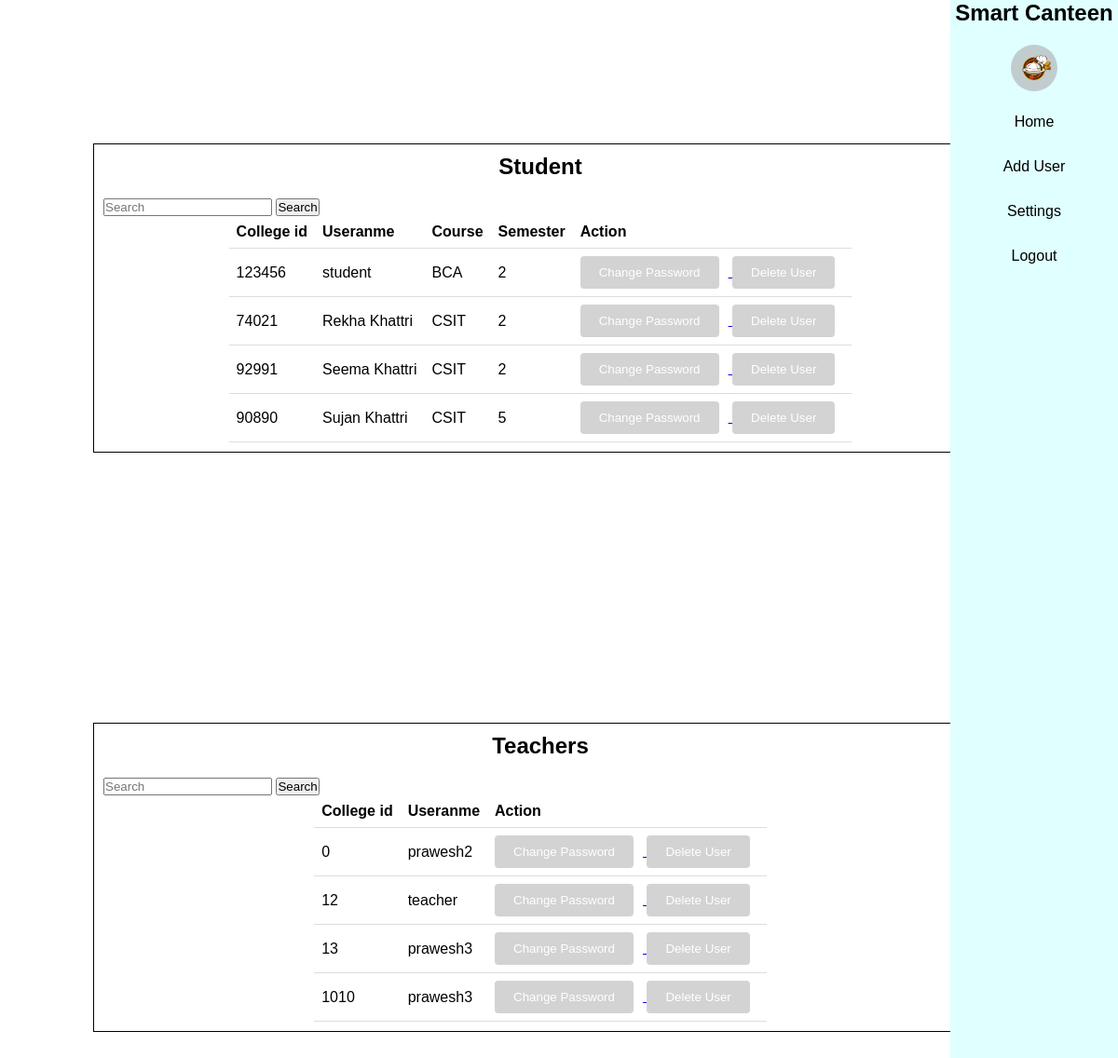
Before: /list_users with the older database file.
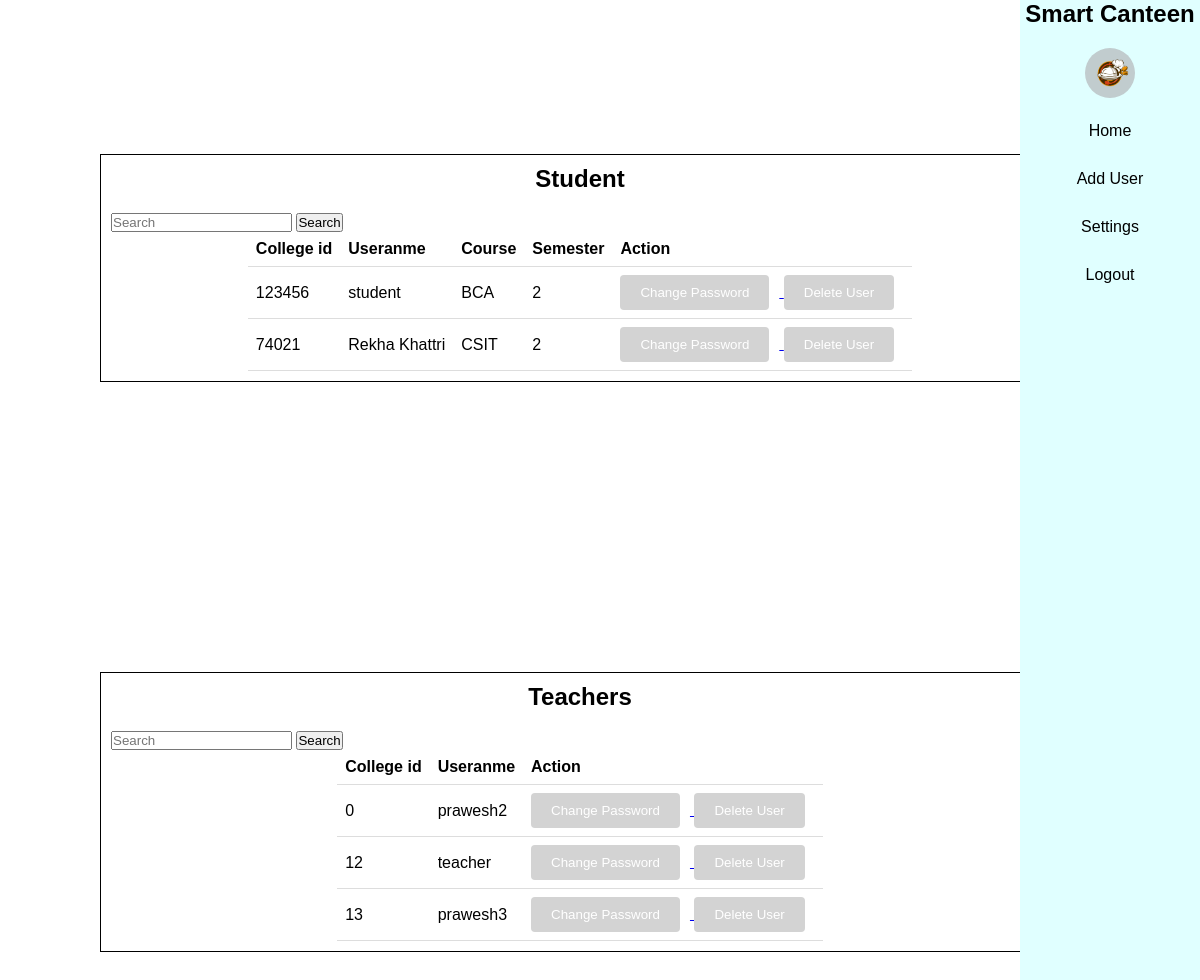
After: the same page with the newer database file.
### base/models.py (models this page shows, shortened)
class Student(models.Model):
    user = models.OneToOneField(CustomUser, on_delete=models.CASCADE)
    semester = models.IntegerField(choices=SEMESTER_CHOICES)
    course = models.ForeignKey(Course, on_delete=models.CASCADE)
    user_type = models.CharField(max_length=100, default="Student")
    class Meta:
        verbose_name = "Student"
        verbose_name_plural = "Students"

class CustomUser(AbstractUser):
    username = models.CharField(max_length=100)
    is_verified = models.BooleanField(default=False)
    college_id = models.IntegerField( unique=True)
    USERNAME_FIELD = (
        "college_id"
    )
    REQUIRED_FIELDS = [
        "username"
    ]
    class Meta:
        ordering = ["college_id"]

class Course(models.Model):
    name = models.CharField(max_length=100, unique=True)
    def __str__(self):
        return self.name

class Administration(models.Model):
    USER_TYPE_CHOICES = (
        ("Admin", "Admin"),
        ("Teacher", "Teacher"),
        ("Staff", "Staff"),
    )
    user = models.OneToOneField(CustomUser, on_delete=models.CASCADE)
    user_type = models.CharField(max_length=100, choices=USER_TYPE_CHOICES)
    class Meta:
        verbose_name = "Administration"
        verbose_name_plural = "Administration"

### base/views.py (the view)
# urls.py: path("list_users", list_users, name="list_users"),
def list_users(request):
    students = Student.objects.all().order_by("user__college_id")[:9]
    teachers = Administration.objects.filter(user_type="Teacher").order_by(
        "user__college_id"
    )[:7]
    students = Student.objects.all()
    courses = Course.objects.all()
    teacher_query = request.GET.get("search_teacher", "")
    student_query = request.GET.get("search_student", "")
    if teacher_query:
        teachers = Administration.objects.filter(user_type="Teacher").filter(
            Q(user__college_id__icontains=teacher_query)
            | Q(user__username__icontains=teacher_query)
        )
    if student_query:
        students = Student.objects.filter(
            Q(user__college_id__icontains=student_query)
            | Q(user__username__icontains=student_query)
        )
    courses = Course.objects.all()
    context = {"students": students, "teachers": teachers, "courses": courses}
    return render(request, "dashboards/admin/users_list.html", context)

### base/templates/dashboards/admin/users_list.html (shortened to what this page needs)
<!DOCTYPE html>
{% load static %}
<html>
<head>
    <link rel="stylesheet" type="text/css" href="{% static 'styles/styles.css'%}">
</head>
<body>
    <div class="main">
        <div class="navbar">
            <nav>
                <ul>
                    <li id="brand">
                        <div id="brand">
                            <h2>
                                Smart Canteen
                            </h2>
                            <img id="logo" src="{%static 'images/icons/image.png'%}" alt="">
                        </div>
                    </li>
                    <li><a href="{% url 'canteen_admin' %}">Home</a></li>
                    <li><a href="{% url 'add_users'%}">Add User</a></li>
                    <li><a href="admin.html">Settings</a></li>
                    <li><a href="{% url 'logout' %}">Logout</a></li>
                </ul>
            </nav>
        </div>
    </div>
    <br><br><br>
    <div class="user-section">
        <h2>Student</h2>
        <div class="search-section">
            <form action="" method="get">
                <input type="text" name="search_student" placeholder="Search">
                <button type="submit">Search</button>
            </form>
        </div>
        <div>
            <table>
                <tr>
                    <th>College id</th>
                    <th>Useranme</th>
                    <th>Course</th>
                    <th>Semester</th>
                    <th>Action</th>
                </tr>
                {% for student in students %}
                <tr>
                    <td>{{student.user.college_id}}</td>
                    <td>{{student.user.username}}</td>
                    <td>{{student.course}}</td>
                    <td>{{student.semester}}</td>
                    <td>
                        <a href="{% url 'change_password' student.user.pk  %}">
                            <button>Change Password</button>
                        </a>
                        <a href="{% url 'delete_user' student.user.pk %}">
                            <button>Delete User</button>
                        </a>
                    </td>
                </tr>
                {% endfor %}
            </table>
        </div>
    </div>
    <br><br><br><br><br>
    <div class="user-section">
        <h2>Teachers</h2>
        <div class="search-section">
            <form action="" method="get">
                <input type="text" name="search_teacher" placeholder="Search">
                <button type="submit">Search</button>
            </form>
        </div>
        <div>
            <table>
                <tr>
                    <th>College id</th>
                    <th>Useranme</th>
                    <th>Action</th>
                </tr>
                {% for teacher in teachers %}
                <tr>
                    <td>{{teacher.user.college_id}}</td>
                    <td>{{teacher.user.username}}</td>
                    <td>
                        <a href="{% url 'change_password' teacher.user.pk  %}">
                            <button>Change Password</button>
                        </a>
                        <a href="{% url 'delete_user' teacher.user.pk %}">
                            <button>Delete User</button>
                        </a>
                    </td>
                </tr>
                {% endfor %}
            </table>
        </div>
    </div>
</body>
</html>

### static/styles/styles.css (style rules this page uses)
.navbar { background-color: lightcyan; width: 180px; position: fixed; height: 100%; left: auto; top: 0; right: 0; }
.navbar nav ul { list-style-type: none; padding: 0; }
.navbar nav ul li { margin-bottom: 10px; text-align: center; }
.navbar nav ul li a { display: block; padding: 10px; text-decoration: none; color: black; }
.navbar nav ul li #brand { flex-direction: column; }
#logo { width: 50px; height: 50px; border-radius: 50%; }
table { width: auto; border-collapse: collapse; margin-left: auto; margin-right: auto; }
table th, table td { padding: 8px; text-align: left; border-bottom: 1px solid #ddd; }
h2 { text-align: center; margin-bottom: 20px; }
table button { background-color: lightgrey; color: white; padding: 10px 20px; border: none; border-radius: 4px; cursor: pointer; margin-right: 10px; }
* { margin: 0; padding: 0; font-family: 'Poppins', sans-serif; box-sizing: border-box; }

### base/templates/dashboards/admin/users_list.html (style rules this page uses)
.user-section { width: 80%; border: 1px solid black; padding: 10px; margin: 100px; }

Changed rows visible on the page:
removed Student: user.college_id "92991", user.username "Seema Khattri", course "CSIT", semester "2"
removed Student: user.college_id "90890", user.username "Sujan Khattri", course "CSIT", semester "5"
removed Administration: user.college_id "1010", user.username "prawesh3"
